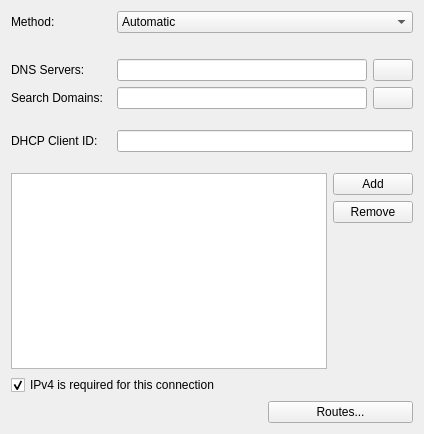
<?xml version="1.0" encoding="UTF-8"?>
<ui version="4.0">
 <class>IPv4Widget</class>
 <widget class="QWidget" name="IPv4Widget">
  <property name="geometry">
   <rect>
    <x>0</x>
    <y>0</y>
    <width>424</width>
    <height>434</height>
   </rect>
  </property>
  <property name="toolTip">
   <string extracomment="Advanced IP settings"/>
  </property>
  <layout class="QGridLayout" name="gridLayout_2">
   <item row="0" column="0">
    <widget class="QLabel" name="label">
     <property name="sizePolicy">
      <sizepolicy hsizetype="Minimum" vsizetype="Preferred">
       <horstretch>0</horstretch>
       <verstretch>0</verstretch>
      </sizepolicy>
     </property>
     <property name="text">
      <string>Method:</string>
     </property>
     <property name="buddy">
      <cstring>method</cstring>
     </property>
    </widget>
   </item>
   <item row="0" column="1" colspan="2">
    <widget class="KComboBox" name="method">
     <item>
      <property name="text">
       <string>Automatic</string>
      </property>
     </item>
     <item>
      <property name="text">
       <string>Automatic (Only addresses)</string>
      </property>
     </item>
     <item>
      <property name="text">
       <string>Link-Local</string>
      </property>
     </item>
     <item>
      <property name="text">
       <string comment="like in use Manual configuration">Manual</string>
      </property>
     </item>
     <item>
      <property name="text">
       <string>Shared to other computers</string>
      </property>
     </item>
     <item>
      <property name="text">
       <string comment="like in this setting is Disabled">Disabled</string>
      </property>
     </item>
    </widget>
   </item>
   <item row="1" column="1">
    <spacer name="verticalSpacer">
     <property name="orientation">
      <enum>Qt::Vertical</enum>
     </property>
     <property name="sizeType">
      <enum>QSizePolicy::Minimum</enum>
     </property>
     <property name="sizeHint" stdset="0">
      <size>
       <width>20</width>
       <height>20</height>
      </size>
     </property>
    </spacer>
   </item>
   <item row="2" column="0">
    <widget class="QLabel" name="dnsLabel">
     <property name="sizePolicy">
      <sizepolicy hsizetype="Minimum" vsizetype="Preferred">
       <horstretch>0</horstretch>
       <verstretch>0</verstretch>
      </sizepolicy>
     </property>
     <property name="text">
      <string comment="@info">DNS Servers:</string>
     </property>
     <property name="textFormat">
      <enum>Qt::AutoText</enum>
     </property>
     <property name="buddy">
      <cstring>dns</cstring>
     </property>
    </widget>
   </item>
   <item row="2" column="1" colspan="2">
    <layout class="QHBoxLayout" name="horizontalLayout_2">
     <item>
      <widget class="KLineEdit" name="dns">
       <property name="sizePolicy">
        <sizepolicy hsizetype="Expanding" vsizetype="Fixed">
         <horstretch>0</horstretch>
         <verstretch>0</verstretch>
        </sizepolicy>
       </property>
       <property name="minimumSize">
        <size>
         <width>250</width>
         <height>0</height>
        </size>
       </property>
       <property name="toolTip">
        <string>Use this field to specify the IP address(es) of one or more DNS servers. Use ',' to separate entries.</string>
       </property>
      </widget>
     </item>
     <item>
      <widget class="QPushButton" name="dnsMorePushButton">
       <property name="toolTip">
        <string>Edit DNS the list of servers</string>
       </property>
       <property name="icon">
        <iconset theme="document-properties">
         <normaloff/>
        </iconset>
       </property>
      </widget>
     </item>
    </layout>
   </item>
   <item row="3" column="0">
    <widget class="QLabel" name="dnsSearchLabel">
     <property name="sizePolicy">
      <sizepolicy hsizetype="Minimum" vsizetype="Preferred">
       <horstretch>0</horstretch>
       <verstretch>0</verstretch>
      </sizepolicy>
     </property>
     <property name="text">
      <string comment="@info">Search Domains:</string>
     </property>
     <property name="buddy">
      <cstring>dnsSearch</cstring>
     </property>
    </widget>
   </item>
   <item row="3" column="1" colspan="2">
    <layout class="QHBoxLayout" name="horizontalLayout_5">
     <item>
      <widget class="KLineEdit" name="dnsSearch">
       <property name="minimumSize">
        <size>
         <width>250</width>
         <height>0</height>
        </size>
       </property>
       <property name="toolTip">
        <string>Use this field to specify one or more DNS domains to search. Use ',' to separate entries.</string>
       </property>
      </widget>
     </item>
     <item>
      <widget class="QPushButton" name="dnsSearchMorePushButton">
       <property name="toolTip">
        <string>Edit the list of DNS domains being searched</string>
       </property>
       <property name="icon">
        <iconset theme="document-properties">
         <normaloff/>
        </iconset>
       </property>
      </widget>
     </item>
    </layout>
   </item>
   <item row="4" column="1">
    <spacer name="verticalSpacer_5">
     <property name="orientation">
      <enum>Qt::Vertical</enum>
     </property>
     <property name="sizeType">
      <enum>QSizePolicy::Fixed</enum>
     </property>
     <property name="sizeHint" stdset="0">
      <size>
       <width>17</width>
       <height>15</height>
      </size>
     </property>
    </spacer>
   </item>
   <item row="5" column="0">
    <widget class="QLabel" name="labelDhcpClientId">
     <property name="sizePolicy">
      <sizepolicy hsizetype="Minimum" vsizetype="Preferred">
       <horstretch>0</horstretch>
       <verstretch>0</verstretch>
      </sizepolicy>
     </property>
     <property name="text">
      <string>DHCP Client ID:</string>
     </property>
     <property name="buddy">
      <cstring>dhcpClientId</cstring>
     </property>
    </widget>
   </item>
   <item row="6" column="1">
    <spacer name="verticalSpacer_2">
     <property name="orientation">
      <enum>Qt::Vertical</enum>
     </property>
     <property name="sizeType">
      <enum>QSizePolicy::Fixed</enum>
     </property>
     <property name="sizeHint" stdset="0">
      <size>
       <width>17</width>
       <height>15</height>
      </size>
     </property>
    </spacer>
   </item>
   <item row="7" column="0" colspan="3">
    <layout class="QGridLayout" name="gridLayout">
     <item row="1" column="1">
      <widget class="QPushButton" name="btnRemove">
       <property name="text">
        <string>Remove</string>
       </property>
       <property name="icon">
        <iconset theme="list-remove">
         <normaloff/>
        </iconset>
       </property>
      </widget>
     </item>
     <item row="0" column="1">
      <widget class="QPushButton" name="btnAdd">
       <property name="text">
        <string>Add</string>
       </property>
       <property name="icon">
        <iconset theme="list-add">
         <normaloff/>
        </iconset>
       </property>
      </widget>
     </item>
     <item row="0" column="0" rowspan="3">
      <widget class="QTableView" name="tableViewAddresses">
       <property name="sizePolicy">
        <sizepolicy hsizetype="MinimumExpanding" vsizetype="MinimumExpanding">
         <horstretch>0</horstretch>
         <verstretch>0</verstretch>
        </sizepolicy>
       </property>
       <property name="toolTip">
        <string>Addresses</string>
       </property>
       <property name="selectionMode">
        <enum>QAbstractItemView::SingleSelection</enum>
       </property>
       <property name="selectionBehavior">
        <enum>QAbstractItemView::SelectRows</enum>
       </property>
       <attribute name="horizontalHeaderStretchLastSection">
        <bool>true</bool>
       </attribute>
       <attribute name="verticalHeaderVisible">
        <bool>false</bool>
       </attribute>
      </widget>
     </item>
     <item row="2" column="1">
      <spacer name="verticalSpacer_3">
       <property name="orientation">
        <enum>Qt::Vertical</enum>
       </property>
       <property name="sizeType">
        <enum>QSizePolicy::MinimumExpanding</enum>
       </property>
       <property name="sizeHint" stdset="0">
        <size>
         <width>20</width>
         <height>40</height>
        </size>
       </property>
      </spacer>
     </item>
    </layout>
   </item>
   <item row="8" column="0" colspan="2">
    <widget class="QCheckBox" name="ipv4RequiredCB">
     <property name="text">
      <string>IPv4 is required for this connection</string>
     </property>
     <property name="checked">
      <bool>true</bool>
     </property>
    </widget>
   </item>
   <item row="9" column="2">
    <widget class="QPushButton" name="btnRoutes">
     <property name="text">
      <string>Routes...</string>
     </property>
    </widget>
   </item>
   <item row="5" column="1" colspan="2">
    <widget class="KLineEdit" name="dhcpClientId">
     <property name="toolTip">
      <string>Use this field to specify the DHCP client ID which is a string sent to the DHCP server to identify the local machine that the DHCP server may use to customize the DHCP lease and options.</string>
     </property>
    </widget>
   </item>
   <item row="9" column="0" colspan="2">
    <spacer name="horizontalSpacer">
     <property name="orientation">
      <enum>Qt::Horizontal</enum>
     </property>
     <property name="sizeHint" stdset="0">
      <size>
       <width>40</width>
       <height>20</height>
      </size>
     </property>
    </spacer>
   </item>
  </layout>
 </widget>
 <customwidgets>
  <customwidget>
   <class>KComboBox</class>
   <extends>QComboBox</extends>
   <header>kcombobox.h</header>
  </customwidget>
  <customwidget>
   <class>KLineEdit</class>
   <extends>QLineEdit</extends>
   <header>klineedit.h</header>
  </customwidget>
 </customwidgets>
 <tabstops>
  <tabstop>method</tabstop>
  <tabstop>dns</tabstop>
  <tabstop>dnsMorePushButton</tabstop>
  <tabstop>dnsSearch</tabstop>
  <tabstop>dnsSearchMorePushButton</tabstop>
  <tabstop>dhcpClientId</tabstop>
  <tabstop>tableViewAddresses</tabstop>
  <tabstop>btnAdd</tabstop>
  <tabstop>btnRemove</tabstop>
  <tabstop>ipv4RequiredCB</tabstop>
  <tabstop>btnRoutes</tabstop>
 </tabstops>
 <resources/>
 <connections/>
</ui>
